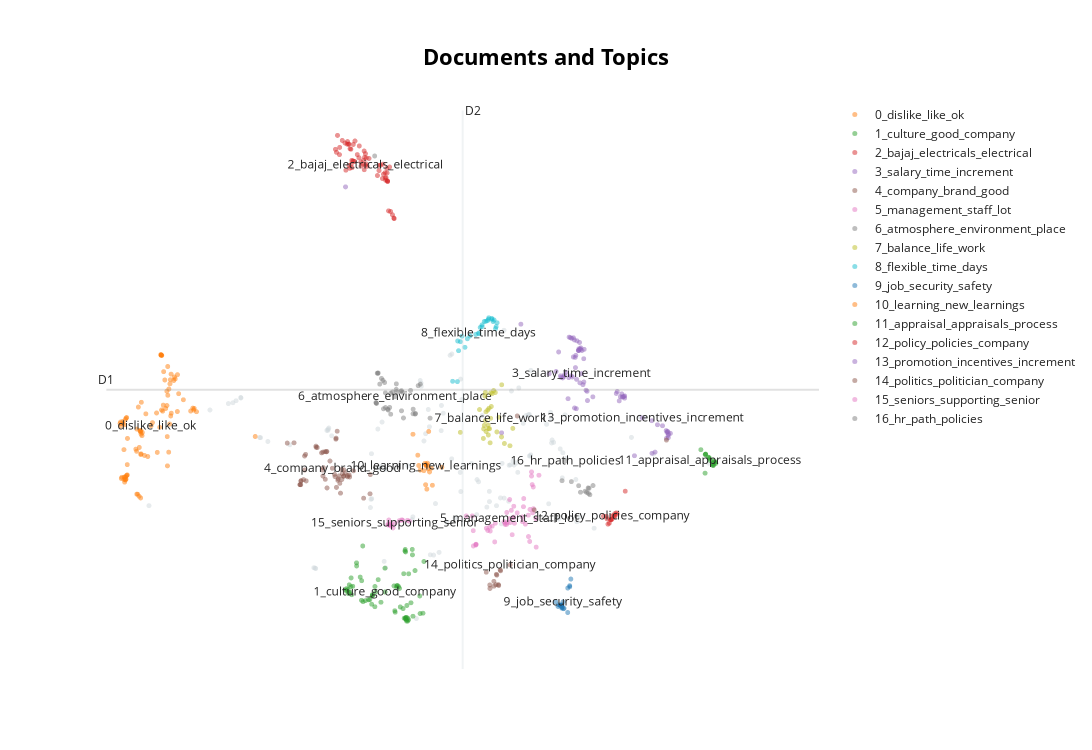

Here is the notebook cell this chart was saved with:
### Code cell
reduced_embeddings = UMAP(n_neighbors=10, n_components=2, min_dist=0.0, metric='cosine').fit_transform(corpus_embeddings)
model.visualize_documents(docs, reduced_embeddings=reduced_embeddings)
